Frame 1 (no input): blank canvas, image omitted
Frame 60 (the mouse pressed at the canvas centre just before this capture): blank canvas, image omitted
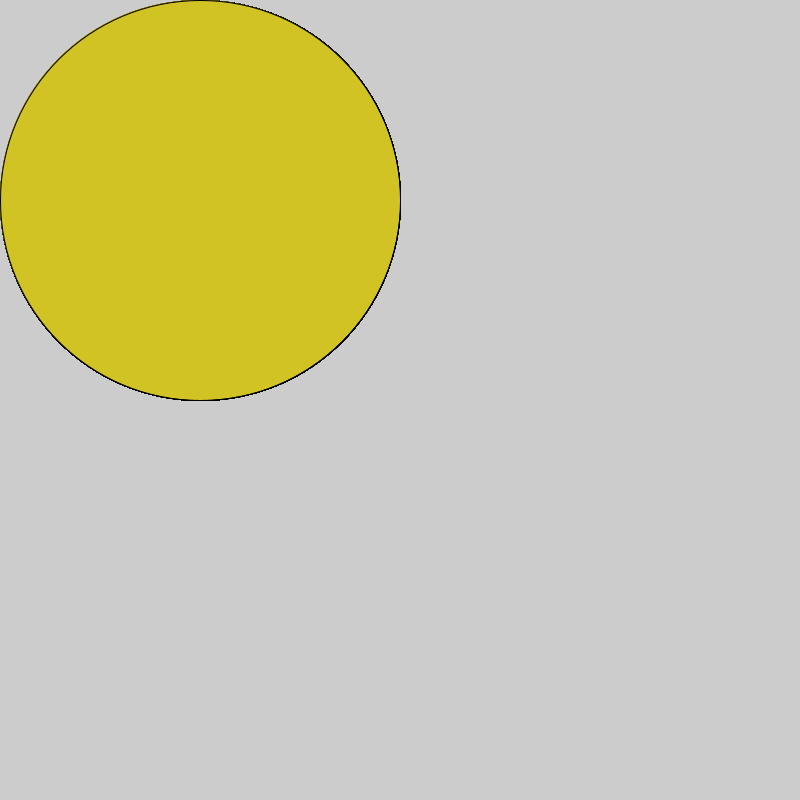
Frame 120 (the mouse held since frame 60 and released just before this capture)

The Processing sketch whose frames 1 and 60 were blank and that drew this single picture after the mouse press (run headless with seeded random() and noise(); from frame 60 on, the mouse is pressed at the canvas centre):

// Processing sketch: logical_dot
// ── logical_dot.pde
void setup() {
  size(800, 800);
} 
void draw () {
  fill(#2924D1); 
  if(mousePressed){
    fill(#D1C324);
  }
  ellipse(200, 200, mouseX, mouseY);
}
